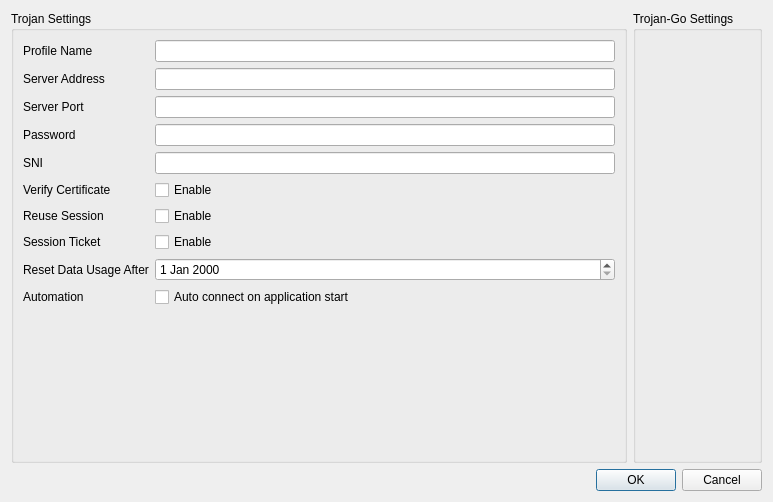
<?xml version="1.0" encoding="UTF-8"?>
<ui version="4.0">
 <class>TrojanEditDialog</class>
 <widget class="QDialog" name="TrojanEditDialog">
  <property name="geometry">
   <rect>
    <x>0</x>
    <y>0</y>
    <width>773</width>
    <height>502</height>
   </rect>
  </property>
  <property name="sizePolicy">
   <sizepolicy hsizetype="Preferred" vsizetype="Preferred">
    <horstretch>0</horstretch>
    <verstretch>0</verstretch>
   </sizepolicy>
  </property>
  <property name="minimumSize">
   <size>
    <width>0</width>
    <height>0</height>
   </size>
  </property>
  <property name="windowTitle">
   <string>Profile Editor</string>
  </property>
  <property name="modal">
   <bool>true</bool>
  </property>
  <layout class="QGridLayout" name="gridLayout_4" columnstretch="2,0">
   <item row="0" column="0">
    <widget class="QGroupBox" name="outboundSettingWrapper">
     <property name="title">
      <string>Trojan Settings</string>
     </property>
     <layout class="QGridLayout" name="gridLayout">
      <item row="0" column="0">
       <layout class="QHBoxLayout" name="horizontalLayout" stretch="0">
        <item>
         <layout class="QFormLayout" name="formLayout">
          <item row="0" column="0">
           <widget class="QLabel" name="label">
            <property name="text">
             <string>Profile Name</string>
            </property>
           </widget>
          </item>
          <item row="0" column="1">
           <widget class="QLineEdit" name="nameEdit"/>
          </item>
          <item row="1" column="0">
           <widget class="QLabel" name="label_2">
            <property name="text">
             <string>Server Address</string>
            </property>
           </widget>
          </item>
          <item row="1" column="1">
           <widget class="QLineEdit" name="serverAddrEdit"/>
          </item>
          <item row="2" column="0">
           <widget class="QLabel" name="label_3">
            <property name="text">
             <string>Server Port</string>
            </property>
           </widget>
          </item>
          <item row="2" column="1">
           <widget class="QLineEdit" name="serverPortEdit"/>
          </item>
          <item row="8" column="0">
           <widget class="QLabel" name="label_8">
            <property name="text">
             <string>Reset Data Usage After</string>
            </property>
           </widget>
          </item>
          <item row="8" column="1">
           <widget class="QDateEdit" name="resetDateEdit"/>
          </item>
          <item row="9" column="0">
           <widget class="QLabel" name="label_9">
            <property name="text">
             <string>Automation</string>
            </property>
           </widget>
          </item>
          <item row="9" column="1">
           <widget class="QCheckBox" name="autoStartCheckBox">
            <property name="text">
             <string>Auto connect on application start</string>
            </property>
           </widget>
          </item>
          <item row="3" column="0">
           <widget class="QLabel" name="label_4">
            <property name="text">
             <string>Password</string>
            </property>
           </widget>
          </item>
          <item row="3" column="1">
           <widget class="QLineEdit" name="pwdEdit"/>
          </item>
          <item row="4" column="0">
           <widget class="QLabel" name="label_5">
            <property name="text">
             <string>SNI</string>
            </property>
           </widget>
          </item>
          <item row="4" column="1">
           <widget class="QLineEdit" name="sniEdit"/>
          </item>
          <item row="5" column="0">
           <widget class="QLabel" name="label_6">
            <property name="text">
             <string>Verify Certificate</string>
            </property>
           </widget>
          </item>
          <item row="5" column="1">
           <widget class="QCheckBox" name="verifyCertificateCheckBox">
            <property name="text">
             <string>Enable</string>
            </property>
           </widget>
          </item>
          <item row="6" column="0">
           <widget class="QLabel" name="label_7">
            <property name="text">
             <string>Reuse Session</string>
            </property>
           </widget>
          </item>
          <item row="7" column="0">
           <widget class="QLabel" name="label_10">
            <property name="text">
             <string>Session Ticket</string>
            </property>
           </widget>
          </item>
          <item row="6" column="1">
           <widget class="QCheckBox" name="reuseSessionCheckBox">
            <property name="text">
             <string>Enable</string>
            </property>
           </widget>
          </item>
          <item row="7" column="1">
           <widget class="QCheckBox" name="sessionTicketCheckBox">
            <property name="text">
             <string>Enable</string>
            </property>
           </widget>
          </item>
         </layout>
        </item>
       </layout>
      </item>
     </layout>
    </widget>
   </item>
   <item row="0" column="1">
    <widget class="QGroupBox" name="streamSettingsGroupBox">
     <property name="title">
      <string>Trojan-Go Settings</string>
     </property>
     <property name="checked">
      <bool>false</bool>
     </property>
     <layout class="QGridLayout" name="gridLayout_3">
      <item row="0" column="0">
       <layout class="QGridLayout" name="trojangoFrame"/>
      </item>
     </layout>
    </widget>
   </item>
   <item row="1" column="0" colspan="2">
    <widget class="QDialogButtonBox" name="buttonBox">
     <property name="orientation">
      <enum>Qt::Horizontal</enum>
     </property>
     <property name="standardButtons">
      <set>QDialogButtonBox::Cancel|QDialogButtonBox::Ok</set>
     </property>
    </widget>
   </item>
  </layout>
 </widget>
 <resources/>
 <connections>
  <connection>
   <sender>buttonBox</sender>
   <signal>rejected()</signal>
   <receiver>TrojanEditDialog</receiver>
   <slot>reject()</slot>
   <hints>
    <hint type="sourcelabel">
     <x>386</x>
     <y>480</y>
    </hint>
    <hint type="destinationlabel">
     <x>386</x>
     <y>250</y>
    </hint>
   </hints>
  </connection>
 </connections>
</ui>
